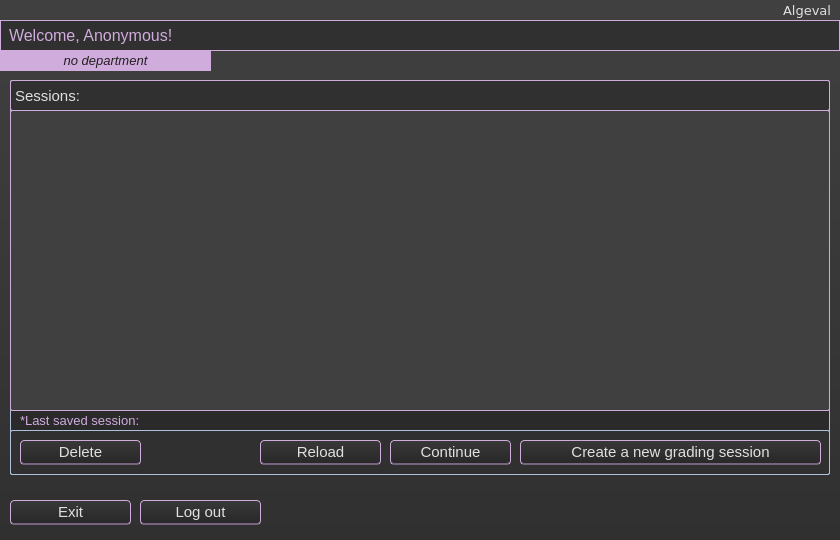
<?xml version="1.0" encoding="UTF-8"?>
<ui version="4.0">
 <class>Home</class>
 <widget class="QWidget" name="Home">
  <property name="geometry">
   <rect>
    <x>0</x>
    <y>0</y>
    <width>840</width>
    <height>540</height>
   </rect>
  </property>
  <property name="windowTitle">
   <string>Form</string>
  </property>
  <property name="styleSheet">
   <string notr="true">background-color: qlineargradient(spread:pad, x1:1, y1:1, x2:1, y2:0, stop:0 rgba(48, 48, 48, 255), stop:1 rgba(64, 64, 64, 255))</string>
  </property>
  <widget class="QLabel" name="label_instructor">
   <property name="geometry">
    <rect>
     <x>0</x>
     <y>20</y>
     <width>840</width>
     <height>31</height>
    </rect>
   </property>
   <property name="font">
    <font>
     <family>Segoe UI</family>
     <pointsize>12</pointsize>
     <italic>false</italic>
     <bold>false</bold>
     <underline>false</underline>
    </font>
   </property>
   <property name="styleSheet">
    <string notr="true">background-color: rgb(48, 48, 48);
color: rgb(208, 172, 220);
border: 1px solid rgb(208, 172, 220);
padding: 4px</string>
   </property>
   <property name="text">
    <string>Welcome, Anonymous!</string>
   </property>
  </widget>
  <widget class="QLabel" name="label_department">
   <property name="geometry">
    <rect>
     <x>0</x>
     <y>50</y>
     <width>211</width>
     <height>21</height>
    </rect>
   </property>
   <property name="font">
    <font>
     <family>Segoe UI</family>
     <pointsize>10</pointsize>
     <italic>true</italic>
     <bold>false</bold>
    </font>
   </property>
   <property name="styleSheet">
    <string notr="true">background-color: rgb(208, 172, 220);
color: rgb(32, 32, 32);
border: 1px solid rgb(208, 172, 220);
</string>
   </property>
   <property name="text">
    <string>no department</string>
   </property>
   <property name="alignment">
    <set>Qt::AlignmentFlag::AlignCenter</set>
   </property>
   <property name="openExternalLinks">
    <bool>true</bool>
   </property>
  </widget>
  <widget class="QPushButton" name="push_exit">
   <property name="geometry">
    <rect>
     <x>10</x>
     <y>500</y>
     <width>121</width>
     <height>25</height>
    </rect>
   </property>
   <property name="font">
    <font>
     <family>Segoe UI</family>
     <pointsize>11</pointsize>
    </font>
   </property>
   <property name="styleSheet">
    <string notr="true">QPushButton {
    color:  rgb(224, 224, 224);
    background-color: qlineargradient(spread:pad, x1:1, y1:1, x2:1, y2:0, stop:0 rgba(40, 40, 40, 255), stop:1 rgba(56, 56, 56, 255));
    border: 1px solid rgb(208, 172, 220);
    border-bottom: 2px solid rgb(121, 100, 128);
    border-radius: 4px
    }
    QPushButton:disabled {
    background-color: rgb(48, 48, 48);
    color:  rgb(160, 160, 160);
    border: 1px solid rgb(192, 192, 192);
    border-radius: 4px
    }</string>
   </property>
   <property name="text">
    <string>Exit</string>
   </property>
   <property name="checkable">
    <bool>false</bool>
   </property>
  </widget>
  <widget class="QPushButton" name="push_logout">
   <property name="geometry">
    <rect>
     <x>140</x>
     <y>500</y>
     <width>121</width>
     <height>25</height>
    </rect>
   </property>
   <property name="font">
    <font>
     <family>Segoe UI</family>
     <pointsize>11</pointsize>
    </font>
   </property>
   <property name="styleSheet">
    <string notr="true">QPushButton {
    color:  rgb(224, 224, 224);
    background-color: qlineargradient(spread:pad, x1:1, y1:1, x2:1, y2:0, stop:0 rgba(40, 40, 40, 255), stop:1 rgba(56, 56, 56, 255));
    border: 1px solid rgb(208, 172, 220);
    border-bottom: 2px solid rgb(121, 100, 128);
    border-radius: 4px
    }
    QPushButton:disabled {
    background-color: rgb(48, 48, 48);
    color:  rgb(160, 160, 160);
    border: 1px solid rgb(192, 192, 192);
    border-radius: 4px
    }</string>
   </property>
   <property name="text">
    <string>Log out</string>
   </property>
   <property name="checkable">
    <bool>false</bool>
   </property>
  </widget>
  <widget class="QLabel" name="label_name">
   <property name="geometry">
    <rect>
     <x>230</x>
     <y>0</y>
     <width>601</width>
     <height>21</height>
    </rect>
   </property>
   <property name="font">
    <font>
     <family>Verdana</family>
     <pointsize>10</pointsize>
     <italic>false</italic>
     <bold>false</bold>
     <underline>false</underline>
     <strikeout>false</strikeout>
     <stylestrategy>PreferDefault</stylestrategy>
     <kerning>false</kerning>
    </font>
   </property>
   <property name="styleSheet">
    <string notr="true">color: rgb(224, 224, 224);
background-color: None
</string>
   </property>
   <property name="text">
    <string>Algeval</string>
   </property>
   <property name="alignment">
    <set>Qt::AlignmentFlag::AlignRight|Qt::AlignmentFlag::AlignTrailing|Qt::AlignmentFlag::AlignVCenter</set>
   </property>
  </widget>
  <widget class="QFrame" name="frame_sessions">
   <property name="geometry">
    <rect>
     <x>10</x>
     <y>80</y>
     <width>820</width>
     <height>395</height>
    </rect>
   </property>
   <property name="font">
    <font>
     <family>Segoe UI</family>
     <pointsize>11</pointsize>
    </font>
   </property>
   <property name="styleSheet">
    <string notr="true">background-color: qlineargradient(spread:pad, x1:1, y1:1, x2:1, y2:0, stop:0 rgba(40, 40, 40, 255), stop:1 rgba(56, 56, 56, 255));
border: 1px solid rgb(175, 192, 220);
border-radius: 2px</string>
   </property>
   <property name="frameShape">
    <enum>QFrame::Shape::StyledPanel</enum>
   </property>
   <property name="frameShadow">
    <enum>QFrame::Shadow::Raised</enum>
   </property>
   <widget class="QTableWidget" name="table_sessions">
    <property name="geometry">
     <rect>
      <x>0</x>
      <y>30</y>
      <width>820</width>
      <height>301</height>
     </rect>
    </property>
    <property name="font">
     <font>
      <family>Segoe UI</family>
      <pointsize>11</pointsize>
     </font>
    </property>
    <property name="styleSheet">
     <string notr="true">background-color: rgb(64, 64, 64);
border: 1px solid rgb(208, 172, 220);
border-radius: 2px</string>
    </property>
   </widget>
   <widget class="QFrame" name="frame_buttons">
    <property name="geometry">
     <rect>
      <x>0</x>
      <y>350</y>
      <width>820</width>
      <height>45</height>
     </rect>
    </property>
    <property name="font">
     <font>
      <family>Segoe UI</family>
      <pointsize>11</pointsize>
     </font>
    </property>
    <property name="styleSheet">
     <string notr="true">background-color: rgb(48, 48, 48)</string>
    </property>
    <property name="frameShape">
     <enum>QFrame::Shape::StyledPanel</enum>
    </property>
    <property name="frameShadow">
     <enum>QFrame::Shadow::Raised</enum>
    </property>
    <widget class="QPushButton" name="push_reload">
     <property name="geometry">
      <rect>
       <x>250</x>
       <y>10</y>
       <width>121</width>
       <height>25</height>
      </rect>
     </property>
     <property name="font">
      <font>
       <family>Segoe UI</family>
       <pointsize>11</pointsize>
       <bold>false</bold>
      </font>
     </property>
     <property name="styleSheet">
      <string notr="true">QPushButton {
    color:  rgb(224, 224, 224);
    background-color: qlineargradient(spread:pad, x1:1, y1:1, x2:1, y2:0, stop:0 rgba(40, 40, 40, 255), stop:1 rgba(56, 56, 56, 255));
    border: 1px solid rgb(208, 172, 220);
    border-bottom: 2px solid rgb(121, 100, 128);
    border-radius: 4px
    }
    QPushButton:disabled {
    background-color: rgb(48, 48, 48);
    color:  rgb(160, 160, 160);
    border: 1px solid rgb(192, 192, 192);
    border-radius: 4px
    }</string>
     </property>
     <property name="text">
      <string>Reload</string>
     </property>
     <property name="checkable">
      <bool>false</bool>
     </property>
    </widget>
    <widget class="QPushButton" name="push_continue">
     <property name="geometry">
      <rect>
       <x>380</x>
       <y>10</y>
       <width>121</width>
       <height>25</height>
      </rect>
     </property>
     <property name="font">
      <font>
       <family>Segoe UI</family>
       <pointsize>11</pointsize>
       <bold>false</bold>
      </font>
     </property>
     <property name="styleSheet">
      <string notr="true">QPushButton {
    color:  rgb(224, 224, 224);
    background-color: qlineargradient(spread:pad, x1:1, y1:1, x2:1, y2:0, stop:0 rgba(40, 40, 40, 255), stop:1 rgba(56, 56, 56, 255));
    border: 1px solid rgb(208, 172, 220);
    border-bottom: 2px solid rgb(121, 100, 128);
    border-radius: 4px
    }
    QPushButton:disabled {
    background-color: rgb(48, 48, 48);
    color:  rgb(160, 160, 160);
    border: 1px solid rgb(192, 192, 192);
    border-radius: 4px
    }</string>
     </property>
     <property name="text">
      <string>Continue</string>
     </property>
     <property name="checkable">
      <bool>false</bool>
     </property>
    </widget>
    <widget class="QPushButton" name="push_delete">
     <property name="geometry">
      <rect>
       <x>10</x>
       <y>10</y>
       <width>121</width>
       <height>25</height>
      </rect>
     </property>
     <property name="font">
      <font>
       <family>Segoe UI</family>
       <pointsize>11</pointsize>
       <bold>false</bold>
      </font>
     </property>
     <property name="styleSheet">
      <string notr="true">QPushButton {
    color:  rgb(224, 224, 224);
    background-color: qlineargradient(spread:pad, x1:1, y1:1, x2:1, y2:0, stop:0 rgba(40, 40, 40, 255), stop:1 rgba(56, 56, 56, 255));
    border: 1px solid rgb(208, 172, 220);
    border-bottom: 2px solid rgb(121, 100, 128);
    border-radius: 4px
    }
    QPushButton:disabled {
    background-color: rgb(48, 48, 48);
    color:  rgb(160, 160, 160);
    border: 1px solid rgb(192, 192, 192);
    border-radius: 4px
    }</string>
     </property>
     <property name="text">
      <string>Delete</string>
     </property>
     <property name="checkable">
      <bool>false</bool>
     </property>
    </widget>
    <widget class="QPushButton" name="push_create">
     <property name="geometry">
      <rect>
       <x>510</x>
       <y>10</y>
       <width>301</width>
       <height>25</height>
      </rect>
     </property>
     <property name="font">
      <font>
       <family>Segoe UI</family>
       <pointsize>11</pointsize>
       <bold>false</bold>
      </font>
     </property>
     <property name="styleSheet">
      <string notr="true">QPushButton {
    color:  rgb(224, 224, 224);
    background-color: qlineargradient(spread:pad, x1:1, y1:1, x2:1, y2:0, stop:0 rgba(40, 40, 40, 255), stop:1 rgba(56, 56, 56, 255));
    border: 1px solid rgb(208, 172, 220);
    border-bottom: 2px solid rgb(121, 100, 128);
    border-radius: 4px
    }
    QPushButton:disabled {
    background-color: rgb(48, 48, 48);
    color:  rgb(160, 160, 160);
    border: 1px solid rgb(192, 192, 192);
    border-radius: 4px
    }</string>
     </property>
     <property name="text">
      <string>Create a new grading session</string>
     </property>
     <property name="checkable">
      <bool>false</bool>
     </property>
    </widget>
   </widget>
   <widget class="QLabel" name="label_submit">
    <property name="geometry">
     <rect>
      <x>0</x>
      <y>0</y>
      <width>820</width>
      <height>31</height>
     </rect>
    </property>
    <property name="font">
     <font>
      <family>Segoe UI</family>
      <pointsize>11</pointsize>
      <bold>false</bold>
      <underline>false</underline>
     </font>
    </property>
    <property name="styleSheet">
     <string notr="true">background-color: rgb(48, 48, 48);
color: rgb(224, 224, 224);
border: 1px solid rgb(208, 172, 220)</string>
    </property>
    <property name="text">
     <string>Sessions: </string>
    </property>
    <property name="alignment">
     <set>Qt::AlignmentFlag::AlignLeading|Qt::AlignmentFlag::AlignLeft|Qt::AlignmentFlag::AlignVCenter</set>
    </property>
   </widget>
   <widget class="QLabel" name="label_note">
    <property name="geometry">
     <rect>
      <x>10</x>
      <y>330</y>
      <width>820</width>
      <height>21</height>
     </rect>
    </property>
    <property name="font">
     <font>
      <family>Segoe UI</family>
      <pointsize>10</pointsize>
      <bold>false</bold>
      <underline>false</underline>
     </font>
    </property>
    <property name="styleSheet">
     <string notr="true">background-color: None;
color: rgb(208, 172, 220);
border: None;</string>
    </property>
    <property name="text">
     <string>*Last saved session:</string>
    </property>
    <property name="alignment">
     <set>Qt::AlignmentFlag::AlignLeading|Qt::AlignmentFlag::AlignLeft|Qt::AlignmentFlag::AlignVCenter</set>
    </property>
   </widget>
  </widget>
 </widget>
 <resources/>
 <connections/>
</ui>
